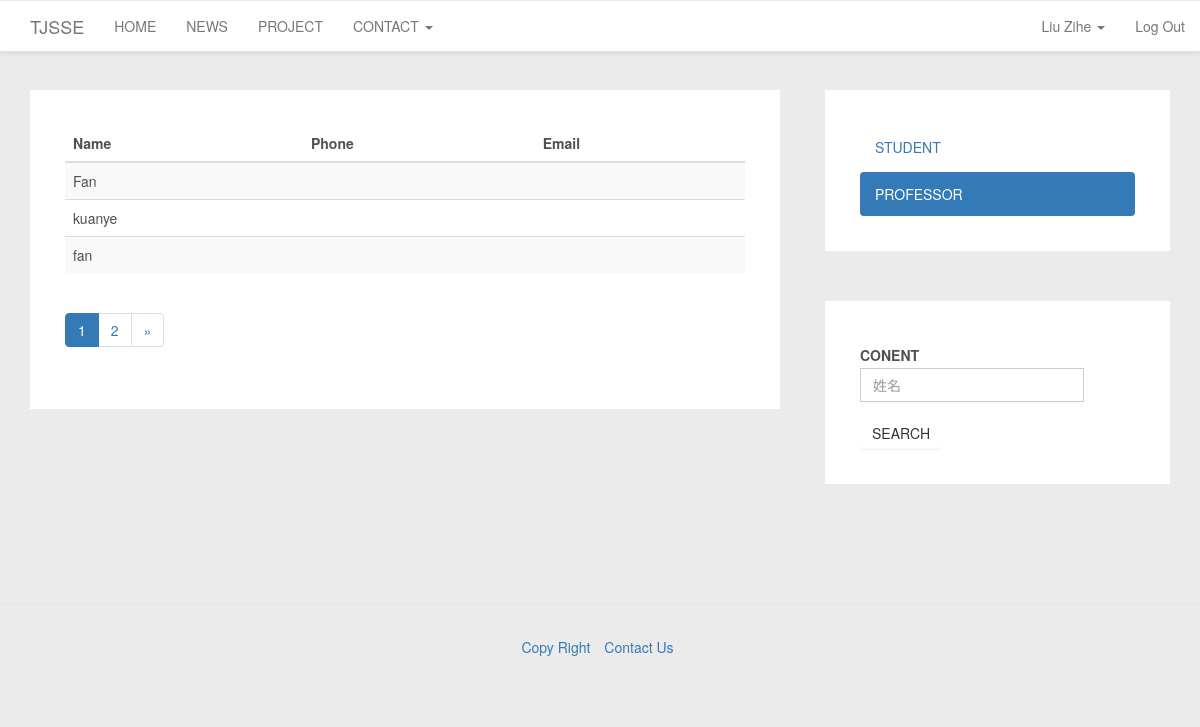
Screenshot of /accounts/contact/professor/ (signed in) with the database file from the repository.
### accounts/models.py (models this page shows, shortened)
class UserProfile(models.Model):
    user = models.OneToOneField(User)
    TYPE_STUDENT = "STUDENT"
    TYPE_PROFESSOR = "PROFESSOR"
    type = models.CharField(max_length=10)
    grade = models.IntegerField(null=True)
    MAJOR_CHOICES = [
        (0, '暂无'),
        (1, '软件技术与管理'),
        (2, '网络与主机软件'),
        (3, '嵌入式软件与系统'),
        (4, '数字媒体'),
        (5, '其他')
    ]
    major = models.IntegerField(choices=MAJOR_CHOICES, default=0)
    phone = models.CharField(max_length=11, blank=True)
    def get_full_name(self):
        if (len(self.user.first_name) > 0) and (len(self.user.last_name) > 0):
            return self.user.get_full_name()
        else:
            return self.user.get_username()
    def is_profile_completed(self):
        if (len(self.user.first_name) == 0) or (len(self.user.last_name) == 0) or (len(self.user.email) == 0):
            return False
        if (self.type == UserProfile.TYPE_STUDENT) and (not self.grade):
            return  False
        return True

### accounts/views.py (the view)
@login_required(login_url='/accounts/login/')
def contact_professor_list_view(request):
    professor_list = UserProfile.objects.filter(type=UserProfile.TYPE_PROFESSOR)
    paginator = ExtendPaginator(professor_list, PAGE_LIMIT)
    page_id = request.GET.get('page')
    try:
        professor_list = paginator.page(page_id)  # 获取某页对应的记录
    except PageNotAnInteger:  # 如果页码不是个整数
        professor_list = paginator.page(1)  # 取第一页的记录
    except EmptyPage:  # 如果页码太大，没有相应的记录
        professor_list = paginator.page(paginator.num_pages)  # 取最后一页的记录
    return render(request, "contact_professor.html", {'professor_list': professor_list})

### TJSSE/utils.py (called while the page is built, shortened)
  def page(self, number):
      self.page_num = number
      return super(ExtendPaginator, self).page(number)

  def _page_range_ext(self):
      num_count = 2 * self.range_num + 1
      if self.num_pages <= num_count:
          return range(1, self.num_pages + 1)

### templates/contact_professor.html (shortened to what this page needs)
{% extends "base_contact.html" %}
{% block contactcontent %}
    <table class="table table-striped table-hover">
      <thead>
        <tr>
            <th>Name</th>
            <th>Phone</th>
            <th>Email</th>
        </tr>
      </thead>
      <tbody>
        {% for professor in professor_list %}
            <tr>
                <td>{{ professor.get_full_name}}</td>
                <td>{{ professor.phone }}</td>
                <td>{{ professor.user.email }}</td>
            </tr>
        {% endfor %}
      </tbody>
    </table>
{% include "template_paginator.html" with page=professor_list %}
{% endblock contactcontent %}
{% block searchcontent %}
    <form class="form-horizontal" action="search/" method="GET">
        <div class="form-group">
            <label for="search" class="col-sm-3 control-label">CONENT</label>
            <div class="col-sm-10">
               <input type="text" name="search" class="form-control" placeholder="姓名" id="search">
            </div>
        </div>
     <button type="submit" class="btn btn-default">SEARCH</button>
    </form>
{% endblock searchcontent %}

### templates/base.html (shortened to what this page needs)
{% load staticfiles %}
<!DOCTYPE html>
<html lang="en">
<head>
    <link rel="stylesheet" href="{% static "css/bootstrap.css" %}" type="text/css">
    <link rel="stylesheet" href="{% static "css/bootstrap-theme.css" %}" type="text/css">
    <link rel="stylesheet" href="{% static "css/customstyle.css" %}" type="text/css">
</head>
<body>
<nav class="navbar navbar-default navbar-fixed-top col-sm-12" role="navigation">
    <div class="navbar-header">
        <a class="navbar-brand" href="{% url 'home' %}">TJSSE</a>
    </div>
    <div class="collapse navbar-collapse" id="example-navbar-collapse">
        <ul class="nav navbar-nav">
            <li id="home">
                <a href="{% url 'home' %}">HOME</a>
            </li>
            <li id="news">
                <a href="/news">NEWS</a>
            </li>
            <li id="project">
                <a href="/project">PROJECT</a>
            </li>
            <li class="dropdown">
                <a href="#" class="dropdown-toggle" data-toggle="dropdown" role="button" aria-haspopup="true"
                   aria-expanded="false">
                    CONTACT <span class="caret"></span>
                </a>
            </li>
        </ul>
        <ul class="nav navbar-nav navbar-right" id="user">
            {% if not user.is_authenticated %}
                <li><a href="/login/">Log In</a></li>
            {% elif user.userprofile.type == "STUDENT" %}
                <li class="dropdown">
                    <a href="#" class="dropdown-toggle" data-toggle="dropdown" role="button" aria-haspopup="true"
                       aria-expanded="false">
                        {{ user.userprofile.get_full_name }} <span class="caret"></span></a>
                </li>
                <li><a href="/logout/">Log Out</a></li>
            {% endif %}
        </ul>
    </div>
</nav>
<div class="main-content container">
    {% block mainbase %}
        <div class="row ">
            <div class="container col-sm-8">
                <div>
                    {% block contentbase %}
                    {% endblock contentbase %}
                </div>
            </div>
            <div class="container col-sm-4 sidebar">
                <div>
                    {% block sidebarbase %}
                    {% endblock sidebarbase %}
                </div>
            </div>
        </div>
    {% endblock mainbase %}
</div>
<footer>
    <ul class="list-inline text-center">
        <li><a href="#">Copy Right</a></li>
        <li><a href="#">Contact Us</a></li>
    </ul>
</footer>
</body>
</html>

### static/css/customstyle.css (style rules this page uses)
footer { padding: 30px; margin-top: 70px; border-top: 1px solid #e5e5e5; }
html, body { color: #505050; line-height: 1.75em; background: #ebebeb; position: relative; font-family: "Helvetica Neue", Helvetica, Arial, "Hiragino Sans GB", "Hiragino Sans GB W3", "WenQuanYi Micro Hei", "Microsoft YaHei UI", "Microsoft YaHei", sans-serif; }
.navbar-default { background: #ffffff; border-top: 1px solid #ebebeb; margin-bottom: 35px; border-bottom: 2px solid #e1e1e1; }
.main-content { margin-top: 90px; }
.sidebar { padding-left: 30px; position: relative; }
.btn { border: none !important; order-radius: 2px; background-image: none; }
form .form-group div input { display: block; width: 100%; height: 34px; padding: 6px 12px; font-size: 14px; line-height: 1.42857143; color: #555; background-color: #fff; background-image: none; border: 1px solid #ccc; }

### rows the page displays
UserProfile: get_full_name "Fan"
UserProfile: get_full_name "kuanye"
UserProfile: get_full_name "fan"

### other values shown
{{ user.userprofile.get_full_name }} "Liu Zihe"
{{ page_number }} "1"
{{ page_number }} "2"
